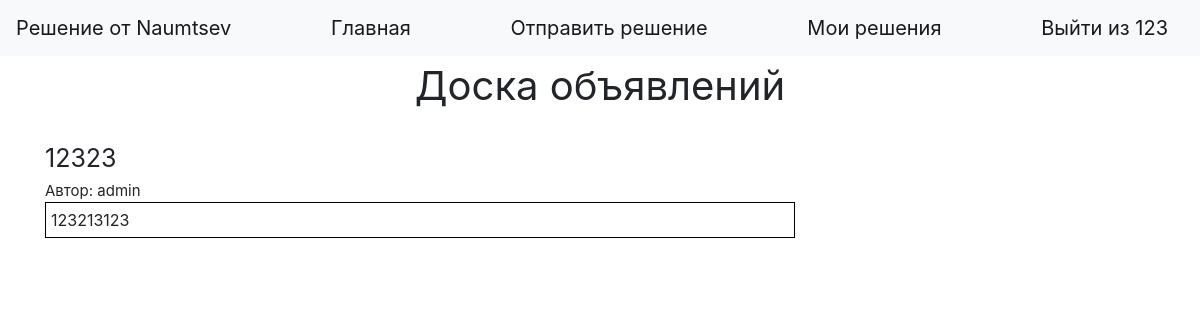
Page / (signed in) on the earlier database version.
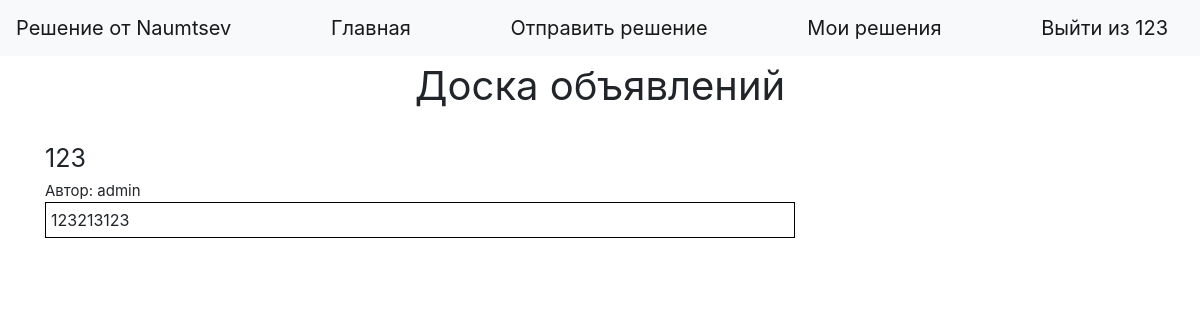
Same page on the later database version.
### solution.py (models this page shows, shortened)
class AnnouncementModel(db.Model):
    id = db.Column(db.Integer, primary_key=True)
    author = db.Column(db.String(80), unique=False, nullable=False)
    title = db.Column(db.String(200), unique=False, nullable=False)
    announcement = db.Column(db.String(2000), unique=True, nullable=False)

### solution.py (the view)
@app.route('/', methods=['POST', 'GET'])
def index():
    if 'username' not in session:
        return redirect('/login')
    all = AnnouncementModel.query.all()
    announcements = []
    for i in all:
        announcements.append((i.id, i.author, i.title, i.announcement))
    return render_template('index.html', ADMINS=ADMINS, session=session, events=announcements, sz=len(announcements))

### templates/index.html (shortened to what this page needs)
{% extends "base.html" %}
{% block content %}
    {% if not sz %}
     <center><a style="font-size:40px">Cписок объявлений пуст</a> </center>
    {% else %}
           <center><a style="font-size:40px">Доска объявлений</a></center>
            <br/>
    {% endif %}
    {% for id, author, title, announcement in events%}
         <div style="align:center">
             <a style="font-size:25px" > {{title}}
                <br/>
            <a style="align:right;font-size:15px" >  Автор: {{author}}</a>
              <div style="border: 1px solid black;padding:5px;width:750px">
            {{announcement}}
              </div>
        </div>
        <br/>
    {% endfor %}
{% endblock %}

### templates/base.html (shortened to what this page needs)
<!doctype html>
<html lang="en">
<head>
    <link rel="stylesheet" href="https://maxcdn.bootstrapcdn.com/bootstrap/4.0.0/css/bootstrap.min.css">
</head>
  <body>
    <header>
      <nav class="navbar navbar-light bg-light">
        <a class="navbar-brand" href="#">Решение от Naumtsev</a>
          {% if "username" in session %}
                        <a class="navbar-brand" href="/">Главная</a>
                        {% if session["username"] in ADMINS %}
                             <a class="navbar-brand" href="/add_announcement">Добавить объявление</a>
                            <a class="navbar-brand" href="/solutions">Решения учеников</a>
                         {% else %}
                              <a class="navbar-brand" href="/send_solution">Отправить решение</a>
                              <a class="navbar-brand" href="/my_solutions">Мои решения</a>
                        {% endif %}
                         <a class="navbar-brand" href="/logout">Выйти из {{session["username"]}}</a>
           {% endif %}
      </nav>
    </header>
    <main role="main" class="container">
        {% block content %}
        {% endblock %}
    </main>
  </body>
</html>

Differences in the rows shown:
changed AnnouncementModel "admin": title "12323" → "123"
